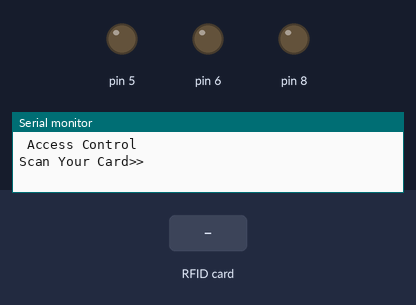
Bench run of a sketch on a simulated Arduino Uno, built with avr-gcc and run on an emulated ATmega328P. Shown: output pins drawn as LEDs (lit = HIGH), the last lines printed to the serial monitor. The inputs (shaded band) are chosen by the test bench. Pins used as bus, display or sensor lines are not drawn.

Above: at 1.2 s.
1.3 s: RFID card A9 A7 85 B9 held to the reader
At 1.5 s:
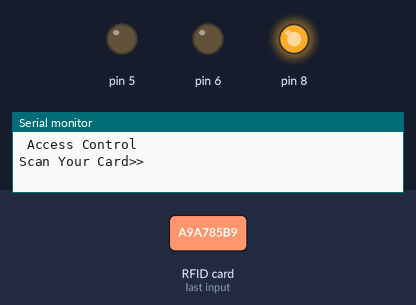
At 2.9 s:
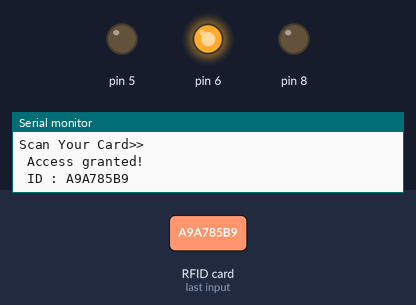
4.3 s: RFID card 5E 7A 19 C4 held to the reader
At 5.4 s:
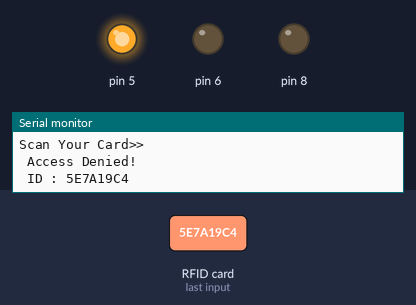
Timing chart, 0 to 8.2 s (numbered marks = the images above; inputs shaded):
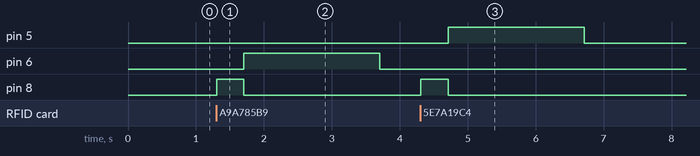

The sketch:

Z5.ino
```cpp
#include <SPI.h>
#include <MFRC522.h>

#define RST_PIN 9
#define SS_PIN 10

byte readCard[4];
String MasterTag = "A9A785B9";
String tagID = "";

MFRC522 mfrc522(SS_PIN, RST_PIN);

void setup()
{
  SPI.begin();
  mfrc522.PCD_Init();
  Serial.begin(9600);
  pinMode(5, OUTPUT);
  pinMode(6, OUTPUT);
  pinMode(8, OUTPUT);

  Serial.print(" Access Control\n");
  Serial.print("Scan Your Card>>\n");
}

void loop()
{

  while (getID())
  {

    digitalWrite (8, HIGH);
    delay (400);
    digitalWrite (8, LOW);

    if (tagID == MasterTag)
    {
      digitalWrite(6, HIGH);
      Serial.print(" Access granted!\n");

    }
    else
    {
      digitalWrite(5, HIGH);
      Serial.print(" Access Denied!\n");
    }

    Serial.print(" ID : ");
    Serial.print(tagID);
    Serial.print("\n");

    delay(2000);

    digitalWrite(5, LOW);
    digitalWrite(6, LOW);
    Serial.print(" Access Control\n");
    Serial.print("Scan Your Card>>\n");
  }
}


boolean getID()
{

  if ( ! mfrc522.PICC_IsNewCardPresent()) {
  return false;
  }
  if ( ! mfrc522.PICC_ReadCardSerial()) {
  return false;
  }
  tagID = "";
  for ( uint8_t i = 0; i < 4; i++) {
  tagID.concat(String(mfrc522.uid.uidByte[i], HEX));
  }
  tagID.toUpperCase();
  mfrc522.PICC_HaltA();
  return true;
}
```

Measured:
- after the input at 1.3 s, pin 6: LOW → HIGH after 0.41 s, → LOW 2.0 s later; pin 8: LOW → HIGH at once, → LOW 0.40 s later
- after the input at 4.3 s, pin 5: LOW → HIGH after 0.41 s, → LOW 2.0 s later; pin 8: LOW → HIGH at once, → LOW 0.40 s later
